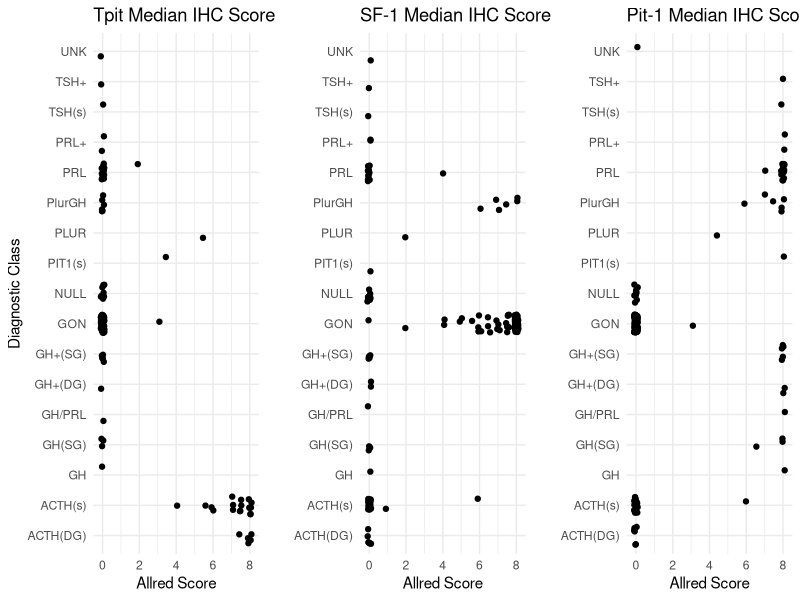
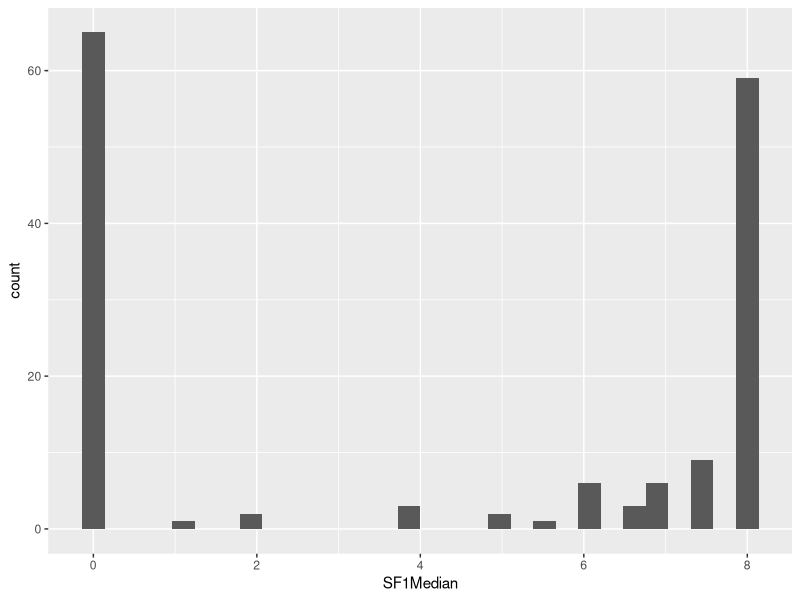
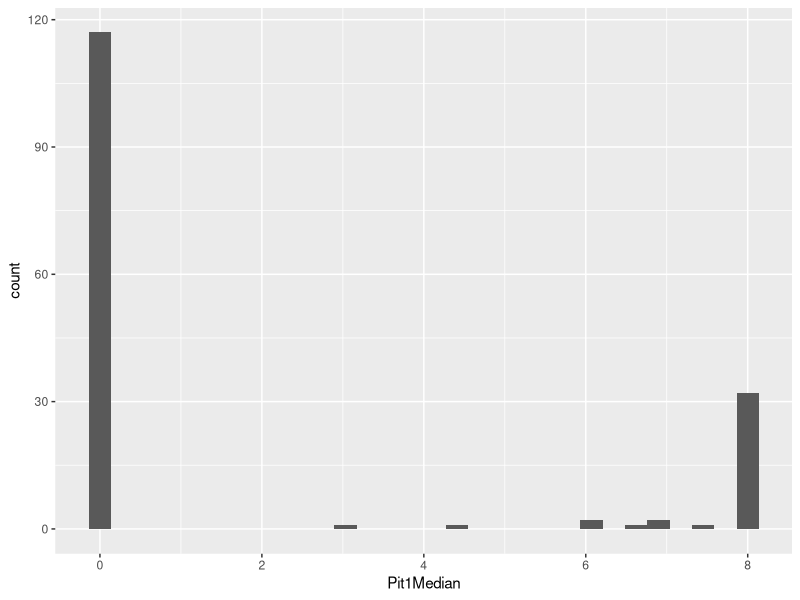
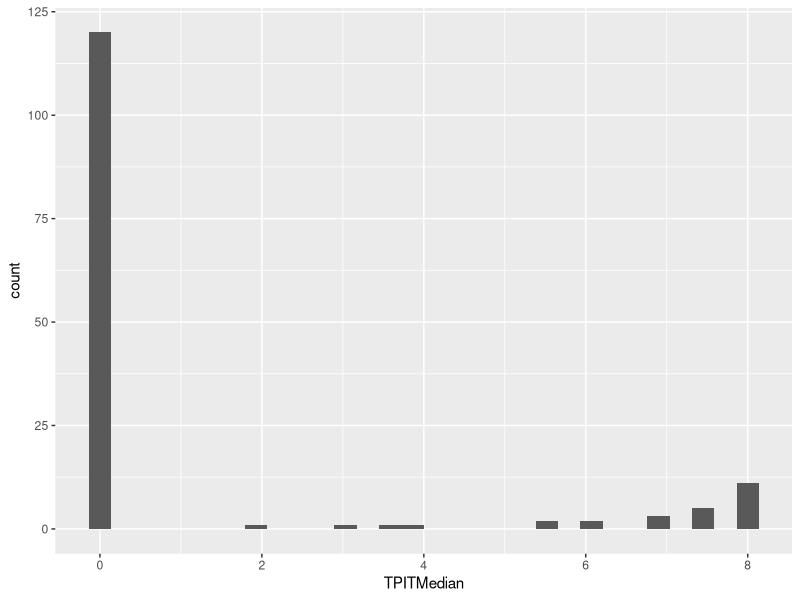
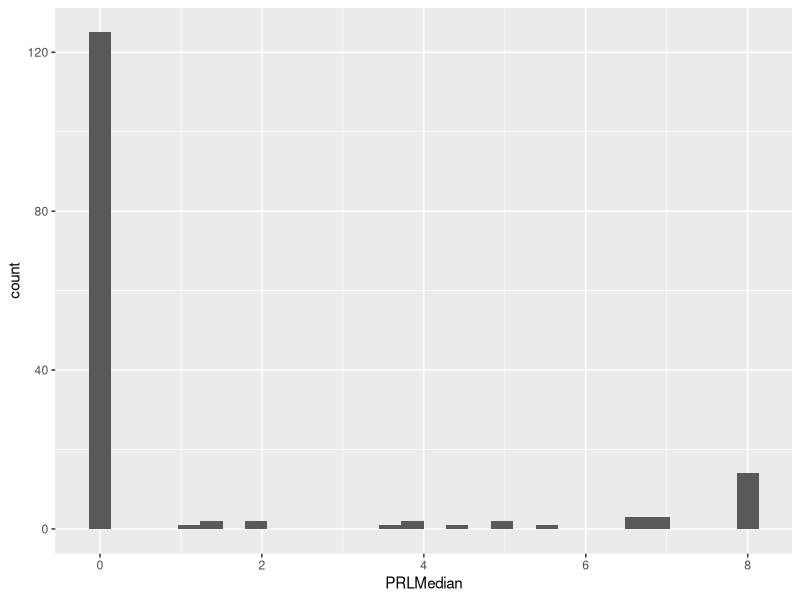
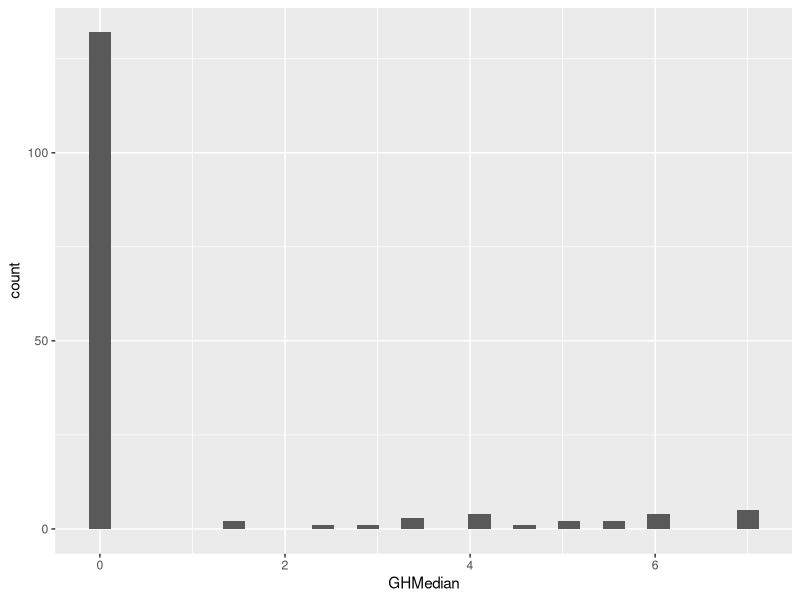
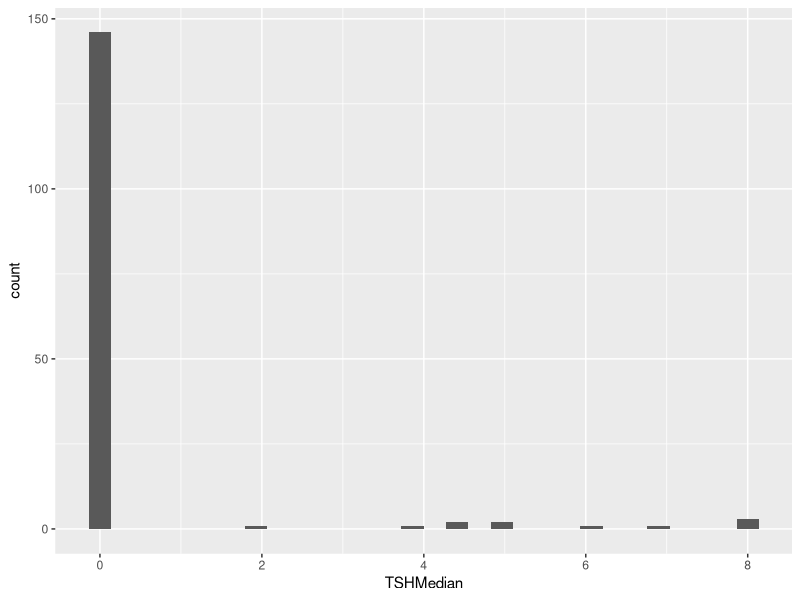
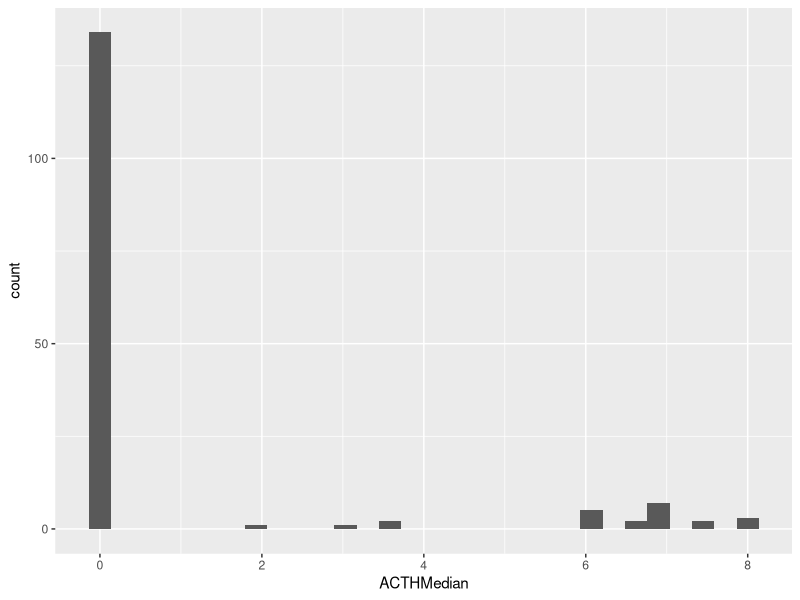

Write R code to recreate these figures, in order.
## ---- chunk 1
knitr::opts_chunk$set(echo = TRUE)
## ---- chunk 2
library(tidyverse)

patma <- read_csv("data/TpitAddedVillaUpdate.csv")

## ---- chunk 3
tsh <- patma %>%
  group_by(newDx) %>%
  summarize(mean(TSHMedian, na.rm = TRUE)) 

tsh
## ---- chunk 4
library(gridExtra)
p<-ggplot(patma, aes(finDx, TPITMedian))
p1 <- p + geom_point(position=position_jitter(width=0.3, height=0.1)) +
  theme_minimal() +
  coord_flip() +
  labs(x="Diagnostic Class") +
  labs(y="Allred Score") +
  labs(title="Tpit Median IHC Score")

p<-ggplot(patma, aes(finDx, SF1Median))
p2 <- p + geom_point(position=position_jitter(width=0.3, height=0.1)) +
  theme_minimal() +
  coord_flip() +
  labs(x="") +
  labs(y="Allred Score") +
  labs(title="SF-1 Median IHC Score")

p<-ggplot(patma, aes(finDx, Pit1Median))
p3 <- p + geom_point(position=position_jitter(width=0.3, height=0.1)) +
  theme_minimal() +
  coord_flip() +
  labs(x="") +
  labs(y="Allred Score") +
  labs(title="Pit-1 Median IHC Score")

grid.arrange(p1, p2, p3, nrow = 1)
## ---- chunk 5
ggplot(patma, aes(SF1Median)) + geom_histogram()
ggplot(patma, aes(Pit1Median)) + geom_histogram()
ggplot(patma, aes(TPITMedian)) + geom_histogram()
ggplot(patma, aes(PRLMedian)) + geom_histogram()
ggplot(patma, aes(GHMedian)) + geom_histogram()
ggplot(patma, aes(TSHMedian)) + geom_histogram()
ggplot(patma, aes(ACTHMedian)) + geom_histogram()
ggplot(patma, aes(LHMedian)) + geom_histogram()
ggplot(patma, aes(FSHMedian)) + geom_histogram()
ggplot(patma, aes(GATA3Median)) + geom_histogram()
## ---- chunk 6
patma %>%  
  filter(Pit1Median > 0) %>% 
  ggplot(aes(Pit1Median)) + geom_histogram()

patma %>%  
  filter(TPITMedian > 0) %>% 
  ggplot(aes(TPITMedian)) + geom_histogram()

patma %>%  
  filter(GATA3Median > 0) %>% 
  ggplot(aes(GATA3Median)) + geom_histogram()

patma %>%  
  filter(LHMedian > 0) %>% 
  ggplot(aes(LHMedian)) + geom_histogram()

patma %>%  
  filter(FSHMedian > 0) %>% 
  ggplot(aes(FSHMedian)) + geom_histogram()

patma %>%  
  filter(PRLMedian > 0) %>% 
  ggplot(aes(PRLMedian)) + geom_histogram()

patma %>%  
  filter(GHMedian > 0) %>% 
  ggplot(aes(GHMedian)) + geom_histogram()

patma %>%  
  filter(TSHMedian > 0) %>% 
  ggplot(aes(TSHMedian)) + geom_histogram()

patma %>%  
  filter(ACTHMedian > 0) %>% 
  ggplot(aes(ACTHMedian)) + geom_histogram()
